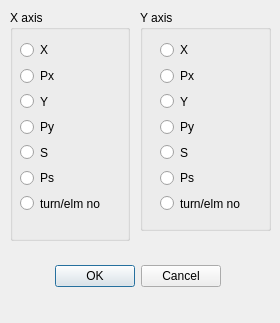
<?xml version="1.0" encoding="UTF-8"?>
<ui version="4.0">
 <class>TrackPositionsDialog</class>
 <widget class="QDialog" name="TrackPositionsDialog">
  <property name="geometry">
   <rect>
    <x>0</x>
    <y>0</y>
    <width>280</width>
    <height>323</height>
   </rect>
  </property>
  <property name="windowTitle">
   <string>Dialog</string>
  </property>
  <widget class="QDialogButtonBox" name="buttonBox">
   <property name="geometry">
    <rect>
     <x>50</x>
     <y>260</y>
     <width>171</width>
     <height>32</height>
    </rect>
   </property>
   <property name="orientation">
    <enum>Qt::Horizontal</enum>
   </property>
   <property name="standardButtons">
    <set>QDialogButtonBox::Cancel|QDialogButtonBox::Ok</set>
   </property>
  </widget>
  <widget class="QGroupBox" name="groupBox">
   <property name="geometry">
    <rect>
     <x>10</x>
     <y>10</y>
     <width>120</width>
     <height>231</height>
    </rect>
   </property>
   <property name="title">
    <string>X axis</string>
   </property>
   <widget class="QWidget" name="layoutWidget">
    <property name="geometry">
     <rect>
      <x>10</x>
      <y>30</y>
      <width>93</width>
      <height>173</height>
     </rect>
    </property>
    <layout class="QVBoxLayout" name="verticalLayout">
     <item>
      <widget class="QRadioButton" name="radioButtonHx">
       <property name="text">
        <string>X</string>
       </property>
      </widget>
     </item>
     <item>
      <widget class="QRadioButton" name="radioButtonHPx">
       <property name="text">
        <string>Px</string>
       </property>
      </widget>
     </item>
     <item>
      <widget class="QRadioButton" name="radioButtonHy">
       <property name="text">
        <string>Y</string>
       </property>
      </widget>
     </item>
     <item>
      <widget class="QRadioButton" name="radioButtonHPy">
       <property name="text">
        <string>Py</string>
       </property>
      </widget>
     </item>
     <item>
      <widget class="QRadioButton" name="radioButtonHs">
       <property name="text">
        <string>S</string>
       </property>
      </widget>
     </item>
     <item>
      <widget class="QRadioButton" name="radioButtonHPs">
       <property name="text">
        <string>Ps</string>
       </property>
      </widget>
     </item>
     <item>
      <widget class="QRadioButton" name="radioButtonHTurn">
       <property name="text">
        <string>turn/elm no</string>
       </property>
      </widget>
     </item>
    </layout>
   </widget>
  </widget>
  <widget class="QGroupBox" name="groupBox_2">
   <property name="geometry">
    <rect>
     <x>140</x>
     <y>10</y>
     <width>131</width>
     <height>221</height>
    </rect>
   </property>
   <property name="title">
    <string>Y axis</string>
   </property>
   <widget class="QWidget" name="layoutWidget_2">
    <property name="geometry">
     <rect>
      <x>20</x>
      <y>30</y>
      <width>93</width>
      <height>173</height>
     </rect>
    </property>
    <layout class="QVBoxLayout" name="verticalLayout_2">
     <item>
      <widget class="QRadioButton" name="radioButtonVx">
       <property name="text">
        <string>X</string>
       </property>
      </widget>
     </item>
     <item>
      <widget class="QRadioButton" name="radioButtonVPx">
       <property name="text">
        <string>Px</string>
       </property>
      </widget>
     </item>
     <item>
      <widget class="QRadioButton" name="radioButtonVy">
       <property name="text">
        <string>Y</string>
       </property>
      </widget>
     </item>
     <item>
      <widget class="QRadioButton" name="radioButtonVPy">
       <property name="text">
        <string>Py</string>
       </property>
      </widget>
     </item>
     <item>
      <widget class="QRadioButton" name="radioButtonVs">
       <property name="text">
        <string>S</string>
       </property>
      </widget>
     </item>
     <item>
      <widget class="QRadioButton" name="radioButtonVPs">
       <property name="text">
        <string>Ps</string>
       </property>
      </widget>
     </item>
     <item>
      <widget class="QRadioButton" name="radioButtonVTurn">
       <property name="text">
        <string>turn/elm no</string>
       </property>
      </widget>
     </item>
    </layout>
   </widget>
  </widget>
 </widget>
 <resources/>
 <connections>
  <connection>
   <sender>buttonBox</sender>
   <signal>accepted()</signal>
   <receiver>TrackPositionsDialog</receiver>
   <slot>accept()</slot>
   <hints>
    <hint type="sourcelabel">
     <x>248</x>
     <y>254</y>
    </hint>
    <hint type="destinationlabel">
     <x>157</x>
     <y>274</y>
    </hint>
   </hints>
  </connection>
  <connection>
   <sender>buttonBox</sender>
   <signal>rejected()</signal>
   <receiver>TrackPositionsDialog</receiver>
   <slot>reject()</slot>
   <hints>
    <hint type="sourcelabel">
     <x>316</x>
     <y>260</y>
    </hint>
    <hint type="destinationlabel">
     <x>286</x>
     <y>274</y>
    </hint>
   </hints>
  </connection>
 </connections>
</ui>
